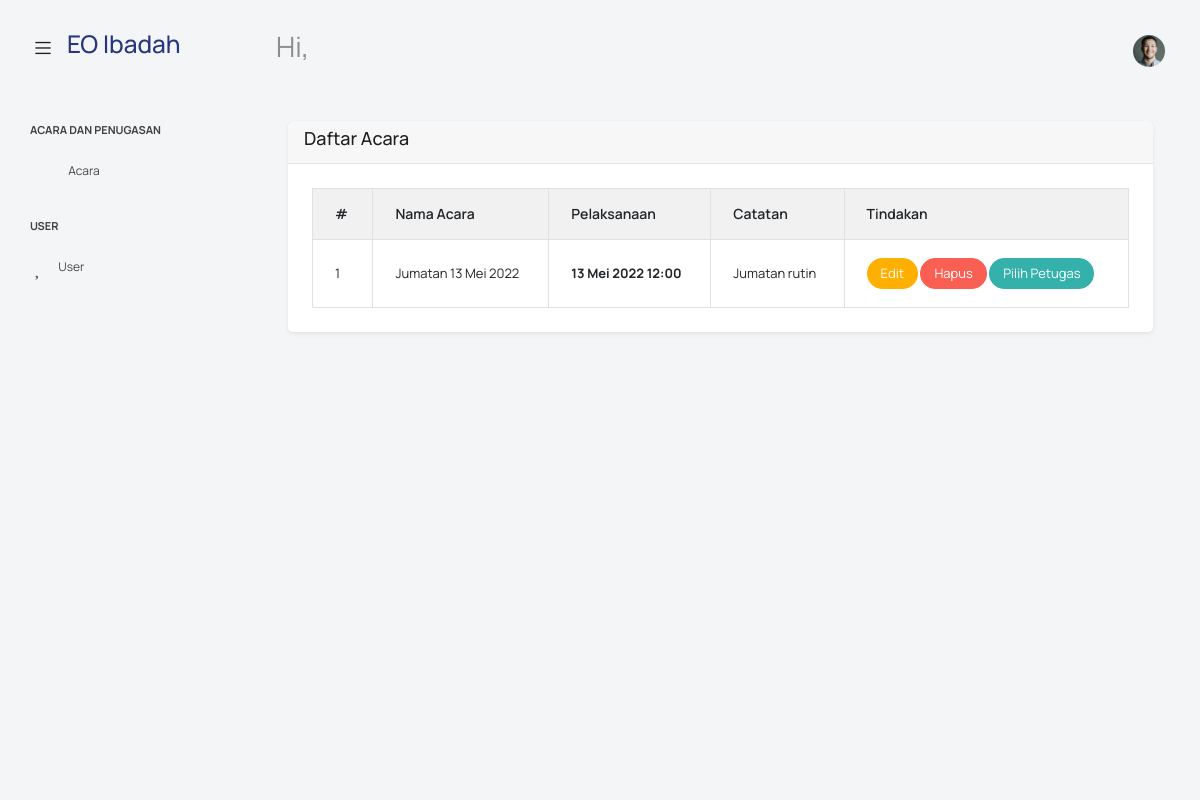
The app's page /index.php/admin/acara/list_acara, older data.
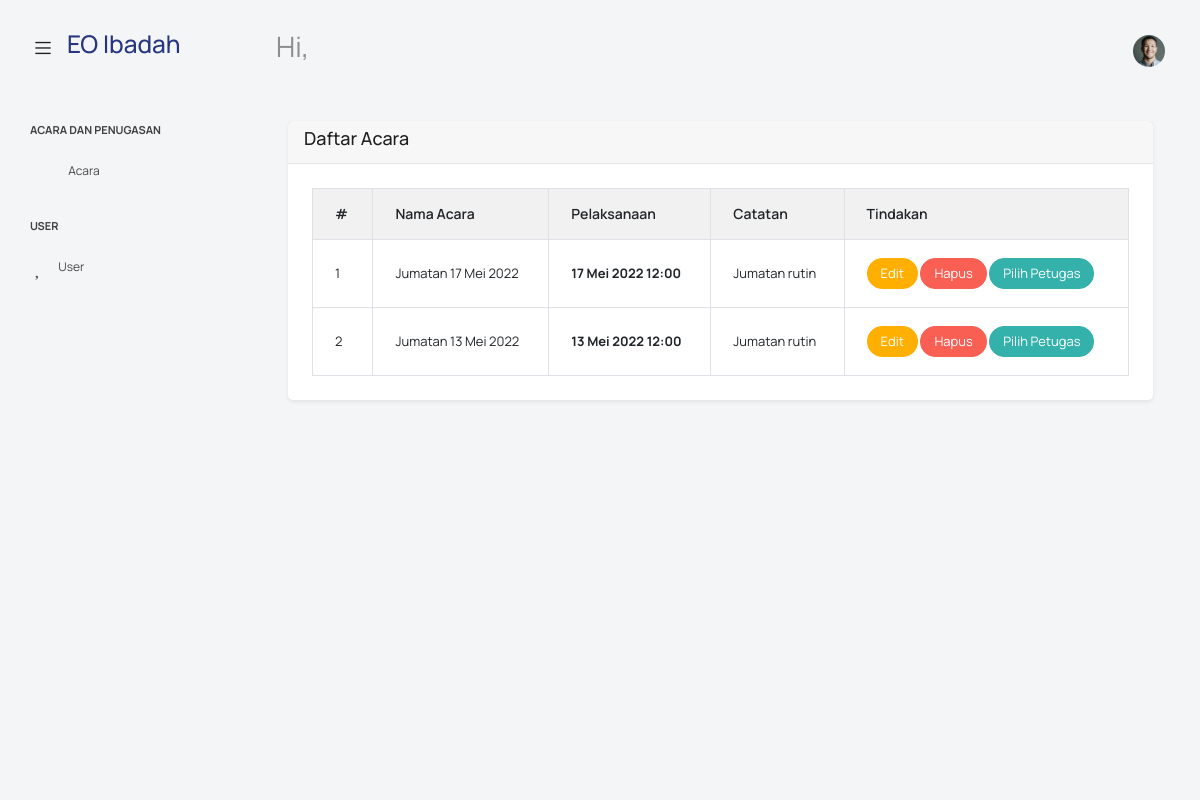
The same page, newer data.
### tables this page shows
CREATE TABLE `acara` (
  `id` varchar(100) NOT NULL,
  `nama_acara` varchar(200) NOT NULL,
  `tanggal_pelaksanaan` datetime NOT NULL,
  `catatan` text NOT NULL,
  `added_by` varchar(100) NOT NULL,
  `added_on` timestamp NOT NULL DEFAULT current_timestamp()
);

### application/controllers/admin/Acara.php (called while the page is built, shortened)
<?php
class Acara extends CI_Controller
{
    public function list_acara()
    {
        $data['acara'] = $this->acara->getAcara()->result();
        $master['page'] = $this->load->view('new_admin/acara/daftar', $data, TRUE);
        $master['nama'] = "Agus";
        $master['title'] = "Daftar Acara";
        $this->load->view('new_admin/template', $master);
    }
}

### index.php (called while the page is built, shortened)
<?php
require_once BASEPATH.'core/CodeIgniter.php';

### application/models/Acara_m.php (called while the page is built, shortened)
<?php
class Acara_m extends CI_Model
{
    public function getAcara($kolom = "*", $where = [], $orderBy = null, $like = null, $limit = [], $isShowCompile = false)
    {
        $q = $this->db->select($kolom)
            ->from('acara');
        if ($isShowCompile) {
            return $q->get_compiled_select();
        } else {
            return $q->get();
        }
    }
}

### application/models/Etc.php (called while the page is built, shortened)
<?php
class Etc extends CI_Model
{
	public function indonesiaDate($tgl, $jam = null, $delimiter = " ", $isCut = false, $monthOnly = false)
	{
		$hari = substr($tgl, 8, 2);
		$tahun = ($isCut) ? substr(substr($tgl, 0, 4), -2) : substr($tgl, 0, 4);
		$nama_bulan = Etc::bulan($tgl, $isCut);
		if ($monthOnly) {
			$tgl_oke = $nama_bulan . ' ' . $tahun;
		} else {
			$tgl_oke = $hari . ' ' . $nama_bulan . ' ' . $tahun . "$delimiter " . $jam;
		}
		return $tgl_oke;
	}
	public function bulan($tgl, $isCut)
	{
		$bulan = substr($tgl, 5, 2);
		switch ($bulan) {
			case 5:
				$bulan = ($isCut) ? "Mei" : "Mei";
				break;
		}
		return $bulan;
	}
}

### application/views/new_admin/acara/daftar.php (the view)
<div class="container">
    <div class="card  shadow-sm">
        <div class="card-header">
            <h4>Daftar Acara</h4>
        </div>
        <div class="card-body">
            <div class="table-responsive">
                <table class="table table-sm table-bordered">
                    <thead style="background-color: #f1f1f1;">
                        <tr>
                            <th>#</th>
                            <th>Nama Acara</th>
                            <th>Pelaksanaan</th>
                            <th>Catatan</th>
                            <th>Tindakan</th>
                        </tr>
                    </thead>
                    <tbody>
                        <?php foreach ($acara as $key => $aa) { ?>
                            <tr>
                                <td><?= $key + 1 ?></td>
                                <td><?= $aa->nama_acara ?></td>
                                <td><strong><?= $this->etc->indonesiaDate(date_format(date_create($aa->tanggal_pelaksanaan), 'Y-m-d'), date_format(date_create($aa->tanggal_pelaksanaan), 'H:i')); ?></strong></td>
                                <td><?= $aa->catatan ?></td>
                                <td>
                                    <a href="javascript:void(0)" class="btn btn-sm btn-warning">Edit</a>
                                    <a href="<?= site_url('admin/acara/delete?uuid=' . $aa->id) ?>" onclick="return confirm('Hapus data acara ini?')" class="btn btn-sm btn-danger">Hapus</a>
                                    <a href="<?= site_url('admin/petugas?uuid=' . $aa->id) ?>" class="btn btn-sm btn-success">Pilih Petugas</a>
                                </td>
                            </tr>
                        <?php } ?>
                    </tbody>
                </table>
            </div>
        </div>
    </div>
</div>

### application/views/new_admin/template.php (shortened to what this page needs)
<!DOCTYPE html>
<html lang="en">
<head>
    <link rel="stylesheet" href="<?= base_url('assets/admin') ?>/vendors/feather/feather.css">
    <link rel="stylesheet" href="<?= base_url('assets/admin') ?>/vendors/mdi/css/materialdesignicons.min.css">
    <link rel="stylesheet" href="<?= base_url('assets/admin') ?>/vendors/ti-icons/css/themify-icons.css">
    <link rel="stylesheet" href="<?= base_url('assets/admin') ?>/vendors/typicons/typicons.css">
    <link rel="stylesheet" href="<?= base_url('assets/admin') ?>/vendors/simple-line-icons/css/simple-line-icons.css">
    <link rel="stylesheet" href="<?= base_url('assets/admin') ?>/vendors/css/vendor.bundle.base.css">
    <link rel="stylesheet" href="<?= base_url('assets/admin') ?>/css/vertical-layout-light/style.css">
    <link href="https://cdn.jsdelivr.net/npm/summernote@0.8.18/dist/summernote-bs4.min.css" rel="stylesheet">
    <link href="https://cdn.jsdelivr.net/npm/select2@4.1.0-rc.0/dist/css/select2.min.css" rel="stylesheet" />
</head>
<body>
    <div class="container-scroller">
        <nav class="navbar default-layout col-lg-12 col-12 p-0 fixed-top d-flex align-items-top flex-row">
            <div class="text-center navbar-brand-wrapper d-flex align-items-center justify-content-start">
                <div class="me-3">
                    <button class="navbar-toggler navbar-toggler align-self-center" type="button" data-bs-toggle="minimize">
                        <span class="icon-menu"></span>
                    </button>
                </div>
                <div>
                    <a class="navbar-brand brand-logo" href="<?= base_url('assets/admin') ?>/index.html">
                        <h3>EO Ibadah</h3>
                    </a>
                </div>
            </div>
            <div class="navbar-menu-wrapper d-flex align-items-top">
                <ul class="navbar-nav">
                    <li class="nav-item font-weight-semibold d-none d-lg-block ms-0">
                        <h1 class="welcome-text">Hi, <span class="text-black fw-bold"><?= $this->session->userdata('nama');?></span></h1>
                    </li>
                </ul>
                <ul class="navbar-nav ms-auto">
                    <li class="nav-item dropdown d-none d-lg-block user-dropdown">
                        <a class="nav-link" id="UserDropdown" href="#" data-bs-toggle="dropdown" aria-expanded="false">
                            <img class="img-xs rounded-circle" src="<?= base_url('assets/admin') ?>/images/faces/face8.jpg" alt="Profile image"> </a>
                    </li>
                </ul>
            </div>
        </nav>
        <div class="container-fluid page-body-wrapper">
            <nav class="sidebar sidebar-offcanvas" id="sidebar">
                <ul class="nav">
                    <li class="nav-item nav-category">Acara dan Penugasan</li>
                    <li class="nav-item">
                        <a class="nav-link" data-bs-toggle="collapse" href="#ui-acara" aria-expanded="false" aria-controls="ui-acara">
                            <i class="menu-icon mdi mdi-floor-plan"></i>
                            <span class="menu-title">Acara</span>
                            <i class="menu-arrow"></i>
                        </a>
                    </li>
                    <li class="nav-item nav-category">User</li>
                    <li class="nav-item">
                        <a class="nav-link" data-bs-toggle="collapse" href="#user" aria-expanded="false" aria-controls="user">
                            <i class="menu-icon mdi mdi-account"></i>
                            <span class="menu-title">User</span>
                            <i class="menu-arrow"></i>
                        </a>
                    </li>
                </ul>
            </nav>
            <div class="main-panel">
                <div class="content-wrapper">
                    <?= $page ?>
                </div>
            </div>
        </div>
    </div>
</body>
</html>

Row changes from the older to the newer data that the page shows:
added acara: nama_acara "Jumatan 17 Mei 2022", tanggal_pelaksanaan "17 Mei 2022 12:00", catatan "Jumatan rutin"
